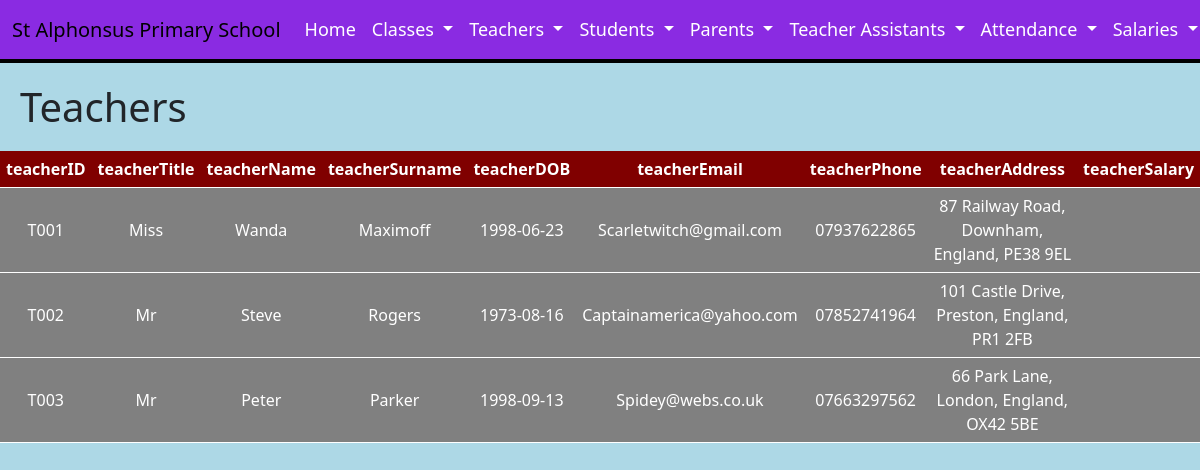
/DigitalWebsite/ViewTeachersHTML.php, run on an earlier commit of the app's database.
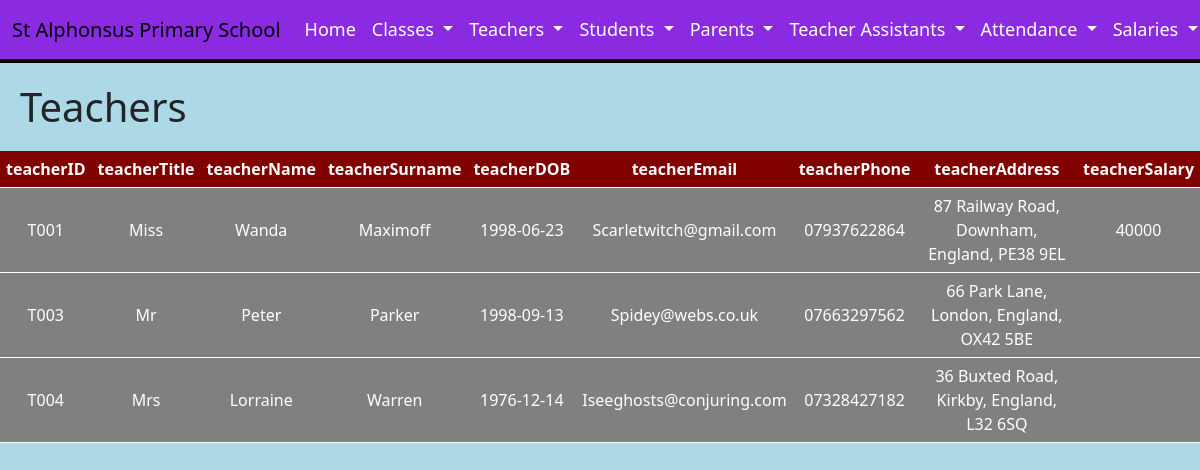
And on a later commit of the database.
### tables this page shows
CREATE TABLE `teachers` (
  `teacherID` varchar(50) NOT NULL,
  `teacherTitle` varchar(50) DEFAULT NULL,
  `teacherName` varchar(50) DEFAULT NULL,
  `teacherSurname` varchar(50) DEFAULT NULL,
  `teacherDOB` date DEFAULT NULL,
  `teacherEmail` varchar(100) DEFAULT NULL,
  `teacherPhone` varchar(50) DEFAULT NULL,
  `teacherAddress` varchar(100) DEFAULT NULL,
  `teacherSalary` varchar(10) DEFAULT NULL
);

### DigitalWebsite/ViewTeachers.php (the view, shortened to what this page needs)
<?php
$servername = "127.0.0.1";
$username = "root";
$password = "";
$database = "school";
$conn = new mysqli($servername, $username, $password, $database);
   $query = "SELECT teacherID, teacherTitle, teacherName, teacherSurname, teacherDOB,
   teacherEmail, teacherPhone, teacherAddress, teacherSalary FROM teachers";
   $result = mysqli_query($conn, $query);
   while ($row = mysqli_fetch_assoc($result)) {
       echo "<tr>";
       echo "<td>" . $row['teacherID'] . "</td>";
       echo "<td>" . $row['teacherTitle'] . "</td>";
       echo "<td>" . $row['teacherName'] . "</td>";
       echo "<td>" . $row['teacherSurname'] . "</td>";
       echo "<td>" . $row['teacherDOB'] . "</td>";
       echo "<td>" . $row['teacherEmail'] . "</td>";
       echo "<td>" . $row['teacherPhone'] . "</td>";
       echo "<td>" . $row['teacherAddress'] . "</td>";
       echo "<td>" . $row['teacherSalary'] . "</td>";
       echo "</tr>";
   }
?>

What changed in the data, as far as the page shows it:
removed teachers: teacherID "T002", teacherTitle "Mr", teacherName "Steve", teacherSurname "Rogers", teacherDOB "1973-08-16", teacherEmail "Captainamerica@yahoo.com", teacherPhone "07852741964", teacherAddress "101 Castle Drive, Preston, England, PR1 2FB"
changed teachers "Miss": teacherPhone "07937622865" → "07937622864"; teacherSalary (not shown) → "40000"
added teachers: teacherID "T004", teacherTitle "Mrs", teacherName "Lorraine", teacherSurname "Warren", teacherDOB "1976-12-14", teacherEmail "Iseeghosts@conjuring.com", teacherPhone "07328427182", teacherAddress "36 Buxted Road, Kirkby, England, L32 6SQ"
